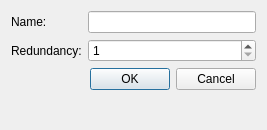
<?xml version="1.0" encoding="UTF-8"?>
<ui version="4.0">
 <class>CreateFileDialog</class>
 <widget class="QDialog" name="CreateFileDialog">
  <property name="geometry">
   <rect>
    <x>0</x>
    <y>0</y>
    <width>267</width>
    <height>130</height>
   </rect>
  </property>
  <property name="windowTitle">
   <string>Dialog</string>
  </property>
  <layout class="QFormLayout" name="formLayout">
   <item row="0" column="0">
    <widget class="QLabel" name="label">
     <property name="text">
      <string>Name:</string>
     </property>
    </widget>
   </item>
   <item row="0" column="1">
    <widget class="QLineEdit" name="nameLineEdit"/>
   </item>
   <item row="1" column="1">
    <widget class="QSpinBox" name="redundancySpinBox">
     <property name="minimum">
      <number>1</number>
     </property>
    </widget>
   </item>
   <item row="1" column="0">
    <widget class="QLabel" name="label_2">
     <property name="text">
      <string>Redundancy:</string>
     </property>
    </widget>
   </item>
   <item row="4" column="1">
    <widget class="QDialogButtonBox" name="buttonBox">
     <property name="orientation">
      <enum>Qt::Horizontal</enum>
     </property>
     <property name="standardButtons">
      <set>QDialogButtonBox::Cancel|QDialogButtonBox::Ok</set>
     </property>
    </widget>
   </item>
  </layout>
 </widget>
 <resources/>
 <connections>
  <connection>
   <sender>buttonBox</sender>
   <signal>accepted()</signal>
   <receiver>CreateFileDialog</receiver>
   <slot>accept()</slot>
   <hints>
    <hint type="sourcelabel">
     <x>248</x>
     <y>254</y>
    </hint>
    <hint type="destinationlabel">
     <x>157</x>
     <y>274</y>
    </hint>
   </hints>
  </connection>
  <connection>
   <sender>buttonBox</sender>
   <signal>rejected()</signal>
   <receiver>CreateFileDialog</receiver>
   <slot>reject()</slot>
   <hints>
    <hint type="sourcelabel">
     <x>316</x>
     <y>260</y>
    </hint>
    <hint type="destinationlabel">
     <x>286</x>
     <y>274</y>
    </hint>
   </hints>
  </connection>
 </connections>
</ui>
